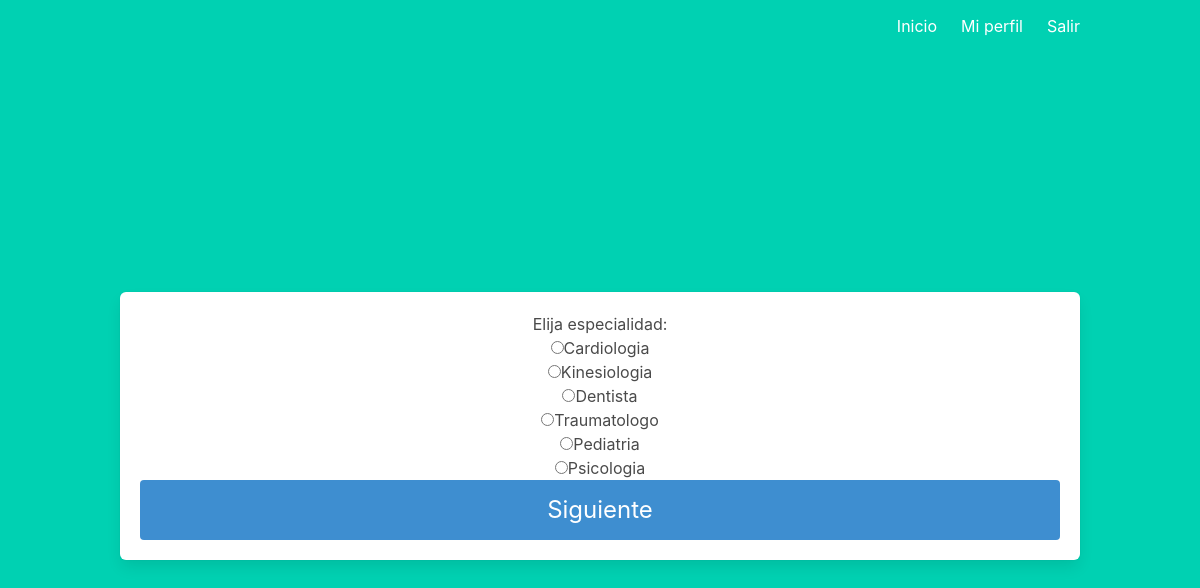
The page /turnoPaciente/atencion_especialidad (signed in) on the database its author committed.
### project/models.py (models this page shows)
class Especialidad(db.Model):
    __tablename__ = 'especialidad'
    id = db.Column(db.Integer, primary_key=True)
    descripcion = db.Column(db.String(20))

### project/turno.py (the view)
@turno.route('/turnoPaciente/atencion_especialidad')
@login_required
def paciente_elegirEsp():
    user = current_user.id
    especialidad = Especialidad.query.all()
    return render_template('turnoPaciente.html', especialidad=especialidad)

### project/templates/turnoPaciente.html (shortened to what this page needs)
{% extends "base.html" %} {% block content %} {% if especialidad%}
<form action="/turnoPaciente/atencion_especialidad" method="POST">
    <div class="box">
        Elija especialidad: {% if especialidad %}
        <div class="list-group">
            {% for esp in especialidad [0::] %}
            <input type="radio" name="esp" value="{{esp.id}}">{{esp.descripcion}}<br> {% endfor %}
        </div>
        {% endif %}
        <button class="button is-block is-info is-large is-fullwidth">Siguiente</button>
    </div>
    {% endif %}  {% endblock %}

### rows shown on the page
Especialidad: descripcion "Cardiologia"
Especialidad: descripcion "Kinesiologia"
Especialidad: descripcion "Dentista"
Especialidad: descripcion "Traumatologo"
Especialidad: descripcion "Pediatria"
Especialidad: descripcion "Psicologia"
